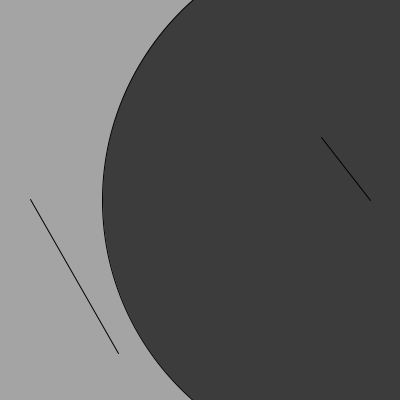
Frame 1 (no input)
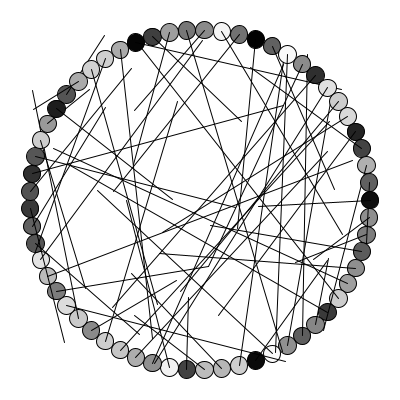
Frame 60 (the mouse pressed at the canvas centre just before this capture)
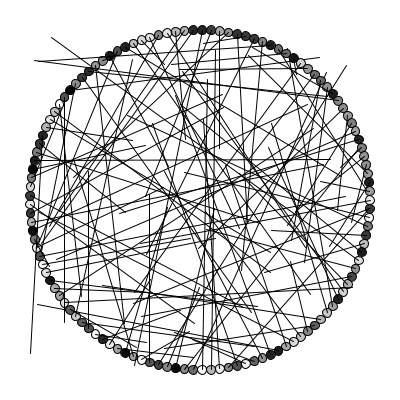
Frame 120 (the mouse held since frame 60 and released just before this capture)

The Processing sketch that drew these frames (run headless with seeded random() and noise(); from frame 60 on, the mouse is pressed at the canvas centre):

// Processing sketch: processing_126634
// ── processing_126634.pde

int nbr_circles = 1;
  
  void setup()
  {
    size(400,400);
    smooth();
    frameRate(24);
    //colorMode(RGB, 100);
  }
  
  void draw()
  {
    background(255);
  
    nbr_circles = 1 + nbr_circles;
  
    float lg_diam = width * .85;
    float lg_rad = lg_diam / 2;
    float lg_circ = PI * lg_diam;
    float sm_diam = (lg_circ / nbr_circles);
    float cx = width/2.0;
    float cy = height/2.0;
    
    for (int i = 1; i <= nbr_circles; ++i) {
      //fill(random(255), random (255), random(255));
      fill(random(255));
      float angle = i * TWO_PI / nbr_circles;
      float x = cx + cos(angle) * lg_rad;
      float y = cy + sin(angle) * lg_rad;
      ellipse(x, y, sm_diam, sm_diam);
      //stroke(random(255), random (255), random(255));
      //stroke(random(255));
      line(x,y, cx+random(-lg_rad, lg_rad), cy+random(-lg_rad, lg_rad));
    }
  }
  // END
  
